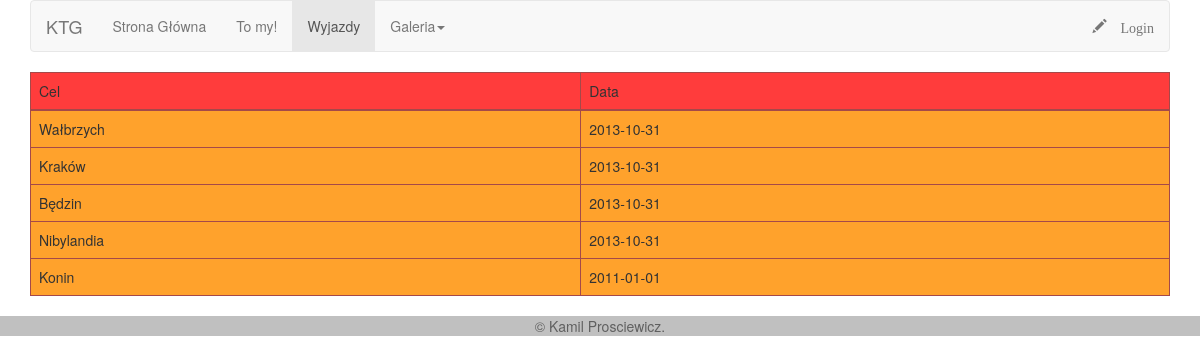
The app's page /wyjazdy.php with its own data.
### tables this page shows
CREATE TABLE IF NOT EXISTS `wyprawy` (
  `id` int(11) NOT NULL AUTO_INCREMENT,
  `cel` varchar(100) NOT NULL,
  `data` date NOT NULL,
  PRIMARY KEY (`id`)
);

### wyjazdy.php (the view, shortened to what this page needs)
<?php
require 'dbConn.inc.php';
?>
<!DOCTYPE html>
<html lang="pl">
  <head>
    <link href="bootstrap/dist/css/bootstrap.css" rel="stylesheet">
    <link href="style.css" rel="stylesheet">
  </head>
  <body>
    <div class="container">
      <?php require 'header.php'; ?>
      <table class="table table-bordered">
      <thead>
        <tr style="background-color: rgb(255, 60, 60)">
          <td>Cel</td>
          <td>Data</td>
        </tr>
      </thead>
      <tbody>
      <?php
      $wyjazdy = $pdo->query('SELECT * FROM wyprawy');
        foreach($wyjazdy->fetchAll(PDO::FETCH_ASSOC) as $row){
          echo '<tr style="background-color:#FFA22C">';
            echo '<td>'.$row['cel'].'</td>';
            echo '<td>'.$row['data'].'</td>';
          echo '</tr>';
        }
      ?>
      </tbody>
      </table>
    </div>
    <?php require 'footer.php'; ?>
  </body>
</html>

### style.css (style rules this page uses)
* { margin: 0; padding: 0; }
.table { position: relative; background-color: #BBBBBB; }
.table-bordered > tbody > tr > td, .table-bordered > thead > tr > td { border-color: #A54949; }
thead { background-color: #DADADA; }

### records on screen
wyprawy: cel "Wałbrzych", data "2013-10-31"
wyprawy: cel "Kraków", data "2013-10-31"
wyprawy: cel "Będzin", data "2013-10-31"
wyprawy: cel "Nibylandia", data "2013-10-31"
wyprawy: cel "Konin", data "2011-01-01"
